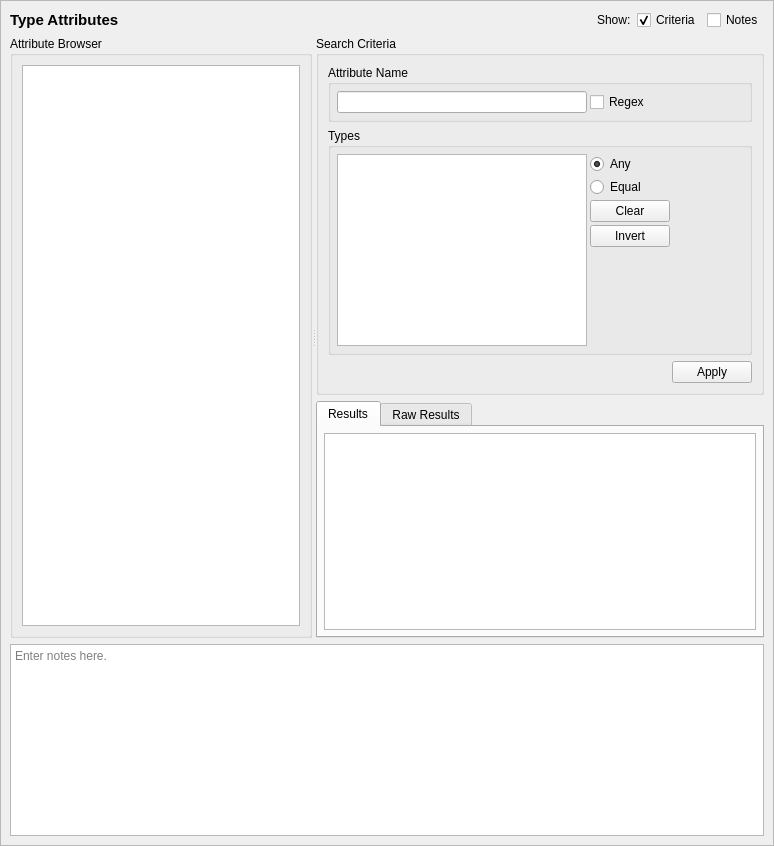
<?xml version="1.0" encoding="UTF-8"?>
<ui version="4.0">
 <class>TypeAttributeQueryTab_ui</class>
 <widget class="QScrollArea" name="TypeAttributeQueryTab_ui">
  <property name="geometry">
   <rect>
    <x>0</x>
    <y>0</y>
    <width>774</width>
    <height>846</height>
   </rect>
  </property>
  <property name="sizeAdjustPolicy">
   <enum>QAbstractScrollArea::AdjustToContents</enum>
  </property>
  <property name="widgetResizable">
   <bool>true</bool>
  </property>
  <widget class="QWidget" name="contents">
   <property name="geometry">
    <rect>
     <x>0</x>
     <y>0</y>
     <width>772</width>
     <height>844</height>
    </rect>
   </property>
   <property name="minimumSize">
    <size>
     <width>0</width>
     <height>0</height>
    </size>
   </property>
   <layout class="QGridLayout" name="gridLayout_3">
    <item row="0" column="0">
     <widget class="QLabel" name="label">
      <property name="sizePolicy">
       <sizepolicy hsizetype="Preferred" vsizetype="Fixed">
        <horstretch>0</horstretch>
        <verstretch>0</verstretch>
       </sizepolicy>
      </property>
      <property name="maximumSize">
       <size>
        <width>16777215</width>
        <height>20</height>
       </size>
      </property>
      <property name="font">
       <font>
        <pointsize>11</pointsize>
        <weight>75</weight>
        <bold>true</bold>
       </font>
      </property>
      <property name="text">
       <string>Type Attributes</string>
      </property>
     </widget>
    </item>
    <item row="3" column="0" colspan="5">
     <widget class="QTextEdit" name="notes">
      <property name="minimumSize">
       <size>
        <width>0</width>
        <height>80</height>
       </size>
      </property>
      <property name="toolTip">
       <string>Optionally enter notes here about the query.</string>
      </property>
      <property name="placeholderText">
       <string>Enter notes here.</string>
      </property>
     </widget>
    </item>
    <item row="0" column="1">
     <spacer name="horizontalSpacer">
      <property name="orientation">
       <enum>Qt::Orientation::Horizontal</enum>
      </property>
      <property name="sizeHint" stdset="0">
       <size>
        <width>440</width>
        <height>20</height>
       </size>
      </property>
     </spacer>
    </item>
    <item row="0" column="2">
     <widget class="QLabel" name="label_2">
      <property name="text">
       <string>Show:</string>
      </property>
     </widget>
    </item>
    <item row="0" column="3">
     <widget class="QCheckBox" name="criteria_expander">
      <property name="toolTip">
       <string>Show or hide the search criteria (no settings are lost)</string>
      </property>
      <property name="text">
       <string>Criteria</string>
      </property>
      <property name="checked">
       <bool>true</bool>
      </property>
     </widget>
    </item>
    <item row="0" column="4">
     <widget class="QCheckBox" name="notes_expander">
      <property name="toolTip">
       <string>Show or hide the notes field (no data is lost)</string>
      </property>
      <property name="text">
       <string>Notes</string>
      </property>
     </widget>
    </item>
    <item row="1" column="0" rowspan="2" colspan="5">
     <widget class="QSplitter" name="splitter">
      <property name="sizePolicy">
       <sizepolicy hsizetype="Expanding" vsizetype="Preferred">
        <horstretch>0</horstretch>
        <verstretch>1</verstretch>
       </sizepolicy>
      </property>
      <property name="orientation">
       <enum>Qt::Orientation::Horizontal</enum>
      </property>
      <widget class="QGroupBox" name="browser_groupBox">
       <property name="title">
        <string>Attribute Browser</string>
       </property>
       <layout class="QGridLayout" name="gridLayout">
        <item row="0" column="0">
         <widget class="GetDetailsListView" name="attrs"/>
        </item>
       </layout>
      </widget>
      <widget class="QWidget" name="verticalLayoutWidget">
       <layout class="QVBoxLayout" name="verticalLayout">
        <item>
         <widget class="QGroupBox" name="criteria_frame">
          <property name="sizePolicy">
           <sizepolicy hsizetype="Preferred" vsizetype="Preferred">
            <horstretch>0</horstretch>
            <verstretch>0</verstretch>
           </sizepolicy>
          </property>
          <property name="maximumSize">
           <size>
            <width>16777215</width>
            <height>16777215</height>
           </size>
          </property>
          <property name="title">
           <string>Search Criteria</string>
          </property>
          <layout class="QGridLayout" name="gridLayout_2">
           <item row="1" column="0">
            <widget class="QGroupBox" name="type_criteria">
             <property name="title">
              <string>Types</string>
             </property>
             <layout class="QGridLayout" name="gridLayout_7">
              <property name="leftMargin">
               <number>6</number>
              </property>
              <property name="topMargin">
               <number>6</number>
              </property>
              <property name="rightMargin">
               <number>6</number>
              </property>
              <property name="bottomMargin">
               <number>6</number>
              </property>
              <property name="spacing">
               <number>3</number>
              </property>
              <item row="2" column="1">
               <widget class="QPushButton" name="clear_types">
                <property name="text">
                 <string>Clear</string>
                </property>
               </widget>
              </item>
              <item row="2" column="2">
               <spacer name="horizontalSpacer_4">
                <property name="orientation">
                 <enum>Qt::Orientation::Horizontal</enum>
                </property>
                <property name="sizeHint" stdset="0">
                 <size>
                  <width>40</width>
                  <height>20</height>
                 </size>
                </property>
               </spacer>
              </item>
              <item row="3" column="1">
               <widget class="QPushButton" name="invert_types">
                <property name="text">
                 <string>Invert</string>
                </property>
               </widget>
              </item>
              <item row="1" column="1">
               <widget class="QRadioButton" name="types_equal">
                <property name="toolTip">
                 <string>A matching attribute will have a role set equal to the selected types.</string>
                </property>
                <property name="text">
                 <string>Equal</string>
                </property>
               </widget>
              </item>
              <item row="0" column="1">
               <widget class="QRadioButton" name="types_any">
                <property name="toolTip">
                 <string>A matching attribute will have any of the selected types.</string>
                </property>
                <property name="text">
                 <string>Any</string>
                </property>
                <property name="checked">
                 <bool>true</bool>
                </property>
               </widget>
              </item>
              <item row="0" column="0" rowspan="5">
               <widget class="QListView" name="types">
                <property name="sizePolicy">
                 <sizepolicy hsizetype="Expanding" vsizetype="Expanding">
                  <horstretch>0</horstretch>
                  <verstretch>0</verstretch>
                 </sizepolicy>
                </property>
                <property name="maximumSize">
                 <size>
                  <width>250</width>
                  <height>16777215</height>
                 </size>
                </property>
                <property name="toolTip">
                 <string>Match the type set of the attribute.</string>
                </property>
                <property name="selectionMode">
                 <enum>QAbstractItemView::ExtendedSelection</enum>
                </property>
               </widget>
              </item>
              <item row="4" column="1">
               <spacer name="verticalSpacer_2">
                <property name="orientation">
                 <enum>Qt::Orientation::Vertical</enum>
                </property>
                <property name="sizeHint" stdset="0">
                 <size>
                  <width>20</width>
                  <height>40</height>
                 </size>
                </property>
               </spacer>
              </item>
             </layout>
            </widget>
           </item>
           <item row="0" column="0">
            <widget class="QGroupBox" name="name_criteria">
             <property name="maximumSize">
              <size>
               <width>16777215</width>
               <height>120</height>
              </size>
             </property>
             <property name="title">
              <string>Attribute Name</string>
             </property>
             <layout class="QGridLayout" name="gridLayout_8">
              <property name="leftMargin">
               <number>6</number>
              </property>
              <property name="topMargin">
               <number>6</number>
              </property>
              <property name="rightMargin">
               <number>6</number>
              </property>
              <property name="bottomMargin">
               <number>6</number>
              </property>
              <property name="spacing">
               <number>3</number>
              </property>
              <item row="0" column="1">
               <widget class="QLineEdit" name="name">
                <property name="sizePolicy">
                 <sizepolicy hsizetype="Expanding" vsizetype="Fixed">
                  <horstretch>0</horstretch>
                  <verstretch>0</verstretch>
                 </sizepolicy>
                </property>
                <property name="minimumSize">
                 <size>
                  <width>150</width>
                  <height>20</height>
                 </size>
                </property>
                <property name="maximumSize">
                 <size>
                  <width>250</width>
                  <height>16777215</height>
                 </size>
                </property>
               </widget>
              </item>
              <item row="0" column="2">
               <widget class="QCheckBox" name="name_regex">
                <property name="toolTip">
                 <string>Use regular expressions to match the attribute's name.</string>
                </property>
                <property name="text">
                 <string>Regex</string>
                </property>
               </widget>
              </item>
             </layout>
            </widget>
           </item>
           <item row="2" column="0">
            <widget class="QDialogButtonBox" name="buttonBox">
             <property name="standardButtons">
              <set>QDialogButtonBox::StandardButton::Apply</set>
             </property>
            </widget>
           </item>
          </layout>
         </widget>
        </item>
        <item>
         <widget class="QTabWidget" name="results_frame">
          <property name="sizePolicy">
           <sizepolicy hsizetype="Preferred" vsizetype="MinimumExpanding">
            <horstretch>0</horstretch>
            <verstretch>1</verstretch>
           </sizepolicy>
          </property>
          <property name="currentIndex">
           <number>0</number>
          </property>
          <widget class="QWidget" name="table_page">
           <property name="sizePolicy">
            <sizepolicy hsizetype="Preferred" vsizetype="MinimumExpanding">
             <horstretch>0</horstretch>
             <verstretch>0</verstretch>
            </sizepolicy>
           </property>
           <attribute name="title">
            <string>Results</string>
           </attribute>
           <layout class="QVBoxLayout" name="verticalLayout_3">
            <property name="leftMargin">
             <number>6</number>
            </property>
            <property name="topMargin">
             <number>6</number>
            </property>
            <property name="rightMargin">
             <number>6</number>
            </property>
            <property name="bottomMargin">
             <number>6</number>
            </property>
            <item>
             <widget class="SEToolsTableView" name="table_results">
              <property name="sizePolicy">
               <sizepolicy hsizetype="Expanding" vsizetype="MinimumExpanding">
                <horstretch>0</horstretch>
                <verstretch>0</verstretch>
               </sizepolicy>
              </property>
              <property name="sizeAdjustPolicy">
               <enum>QAbstractScrollArea::AdjustIgnored</enum>
              </property>
              <property name="alternatingRowColors">
               <bool>true</bool>
              </property>
              <property name="sortingEnabled">
               <bool>true</bool>
              </property>
             </widget>
            </item>
           </layout>
          </widget>
          <widget class="QWidget" name="raw_page">
           <property name="sizePolicy">
            <sizepolicy hsizetype="Preferred" vsizetype="MinimumExpanding">
             <horstretch>0</horstretch>
             <verstretch>0</verstretch>
            </sizepolicy>
           </property>
           <attribute name="title">
            <string>Raw Results</string>
           </attribute>
           <layout class="QVBoxLayout" name="verticalLayout_2">
            <property name="leftMargin">
             <number>6</number>
            </property>
            <property name="topMargin">
             <number>6</number>
            </property>
            <property name="rightMargin">
             <number>6</number>
            </property>
            <property name="bottomMargin">
             <number>6</number>
            </property>
            <item>
             <widget class="QPlainTextEdit" name="raw_results">
              <property name="sizePolicy">
               <sizepolicy hsizetype="Expanding" vsizetype="MinimumExpanding">
                <horstretch>0</horstretch>
                <verstretch>0</verstretch>
               </sizepolicy>
              </property>
              <property name="minimumSize">
               <size>
                <width>0</width>
                <height>0</height>
               </size>
              </property>
              <property name="font">
               <font>
                <family>Monospace</family>
               </font>
              </property>
              <property name="documentTitle">
               <string/>
              </property>
              <property name="lineWrapMode">
               <enum>QPlainTextEdit::NoWrap</enum>
              </property>
              <property name="readOnly">
               <bool>true</bool>
              </property>
             </widget>
            </item>
           </layout>
          </widget>
         </widget>
        </item>
       </layout>
      </widget>
     </widget>
    </item>
   </layout>
   <zorder>splitter</zorder>
   <zorder>notes</zorder>
   <zorder>label</zorder>
   <zorder>label_2</zorder>
   <zorder>horizontalSpacer</zorder>
   <zorder>criteria_expander</zorder>
   <zorder>notes_expander</zorder>
  </widget>
 </widget>
 <customwidgets>
  <customwidget>
   <class>SEToolsTableView</class>
   <extends>QTableView</extends>
   <header>setoolsgui/tableview.h</header>
  </customwidget>
  <customwidget>
   <class>GetDetailsListView</class>
   <extends>QListView</extends>
   <header>setoolsgui/getdetailslist.h</header>
  </customwidget>
 </customwidgets>
 <tabstops>
  <tabstop>criteria_expander</tabstop>
  <tabstop>notes_expander</tabstop>
  <tabstop>attrs</tabstop>
  <tabstop>name</tabstop>
  <tabstop>name_regex</tabstop>
  <tabstop>types</tabstop>
  <tabstop>types_any</tabstop>
  <tabstop>types_equal</tabstop>
  <tabstop>clear_types</tabstop>
  <tabstop>invert_types</tabstop>
  <tabstop>results_frame</tabstop>
  <tabstop>table_results</tabstop>
  <tabstop>raw_results</tabstop>
  <tabstop>notes</tabstop>
 </tabstops>
 <resources/>
 <connections>
  <connection>
   <sender>clear_types</sender>
   <signal>clicked()</signal>
   <receiver>types</receiver>
   <slot>clearSelection()</slot>
   <hints>
    <hint type="sourcelabel">
     <x>429</x>
     <y>99</y>
    </hint>
    <hint type="destinationlabel">
     <x>319</x>
     <y>184</y>
    </hint>
   </hints>
  </connection>
  <connection>
   <sender>notes_expander</sender>
   <signal>toggled(bool)</signal>
   <receiver>notes</receiver>
   <slot>setVisible(bool)</slot>
   <hints>
    <hint type="sourcelabel">
     <x>732</x>
     <y>20</y>
    </hint>
    <hint type="destinationlabel">
     <x>386</x>
     <y>754</y>
    </hint>
   </hints>
  </connection>
  <connection>
   <sender>criteria_expander</sender>
   <signal>toggled(bool)</signal>
   <receiver>criteria_frame</receiver>
   <slot>setVisible(bool)</slot>
   <hints>
    <hint type="sourcelabel">
     <x>583</x>
     <y>20</y>
    </hint>
    <hint type="destinationlabel">
     <x>496</x>
     <y>226</y>
    </hint>
   </hints>
  </connection>
 </connections>
</ui>
